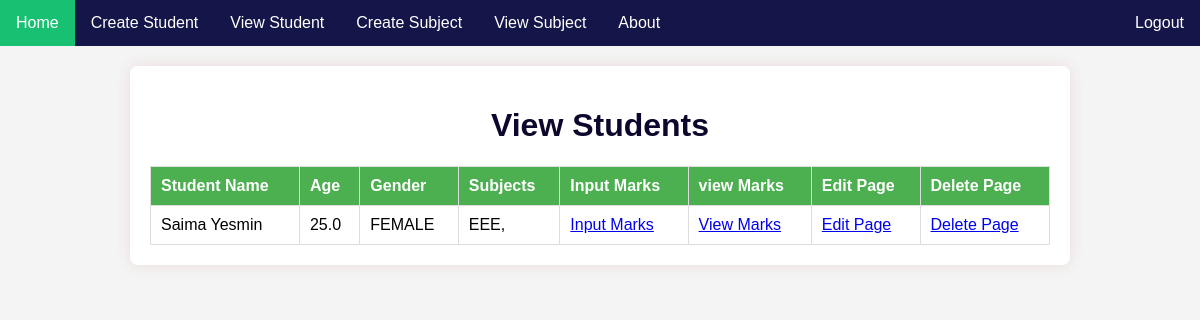
Page /viewStudentPage/ on the committed database.
### myApp/models.py (models this page shows, shortened)
class studentModel(models.Model):
    GENDER=[
        ('male','MALE'),('female','FEMALE')
    ]
    StudentName=models.CharField(max_length=120,null=True)
    Age=models.FloatField()
    Gender=models.CharField(choices=GENDER,max_length=120,null=True)
    Subjects=models.ManyToManyField(SubjectModel)

class SubjectModel(models.Model):
    SubjectName=models.CharField(max_length=120)
    SubjectCode=models.CharField(max_length=120)
    Credit=models.CharField(max_length=120)

### myProject/views.py (the view)
# urls.py: path('viewStudentPage/', viewStudentPage,name='viewStudentPage'),
def viewStudentPage(request):
    students = studentModel.objects.all()
    return render(request, 'viewStudentPage.html', {'students': students})

### template/viewStudentPage.html (shortened to what this page needs)
{% include "base.html" %}
{% block content %}
<!DOCTYPE html>
<html lang="en">
<head>
</head>
<body>
<div class="container">
    <h1>View Students</h1>
    <table>
        <thead>
            <tr>
                <th>Student Name</th>
                <th>Age</th>
                <th>Gender</th>
                <th>Subjects</th>
                <th>Input Marks</th>
                <th>view Marks</th>
                <th>Edit Page</th>
                <th>Delete Page</th>
            </tr>
        </thead>
        <tbody>
            {% for student in students %}
                <tr>
                    <td>{{ student.StudentName }}</td>
                    <td>{{ student.Age }}</td>
                    <td>{{ student.get_Gender_display }}</td>
                    <td>
                        {% for subject in student.Subjects.all %}
                            {{ subject.SubjectName }},
                        {% endfor %}
                    </td>
                    <td>
                        <a href="{% url "inputMarksPage" student.id %}">Input Marks</a>
                    </td>
                        <td>
                        <a href="{% url "viewMarksPage" student.id %}">View Marks</a>
                    </td>
                    <td>
                        <a href="{% url "edit_student" student.id %}">Edit Page</a>
                    </td>
                    <td>
                        <a href="{% url "delete_student" student.id %}">Delete Page</a>
                    </td>
                </tr>
            {% endfor %}
        </tbody>
    </table>
</div>
</body>
</html>
{% endblock content %}

### template/viewStudentPage.html (style rules this page uses)
body { font-family: Arial, sans-serif; background-color: #f4f4f4; margin: 0; padding: 0; }
.container { max-width: 900px; margin: 20px auto; background-color: #fff; padding: 20px; border-radius: 8px; box-shadow: 0 0 15px rgba(182, 15, 15, 0.1); }
table { width: 100%; border-collapse: collapse; margin-top: 20px; }
th, td { border: 1px solid #ddd; padding: 10px; text-align: left; }
th { background-color: #4caf50; color: white; }
h1 { text-align: center; color: #0c072c; }

### rows in the picture
studentModel: StudentName "Saima Yesmin", Age "25.0", Gender "FEMALE"
SubjectModel: SubjectName "EEE"
